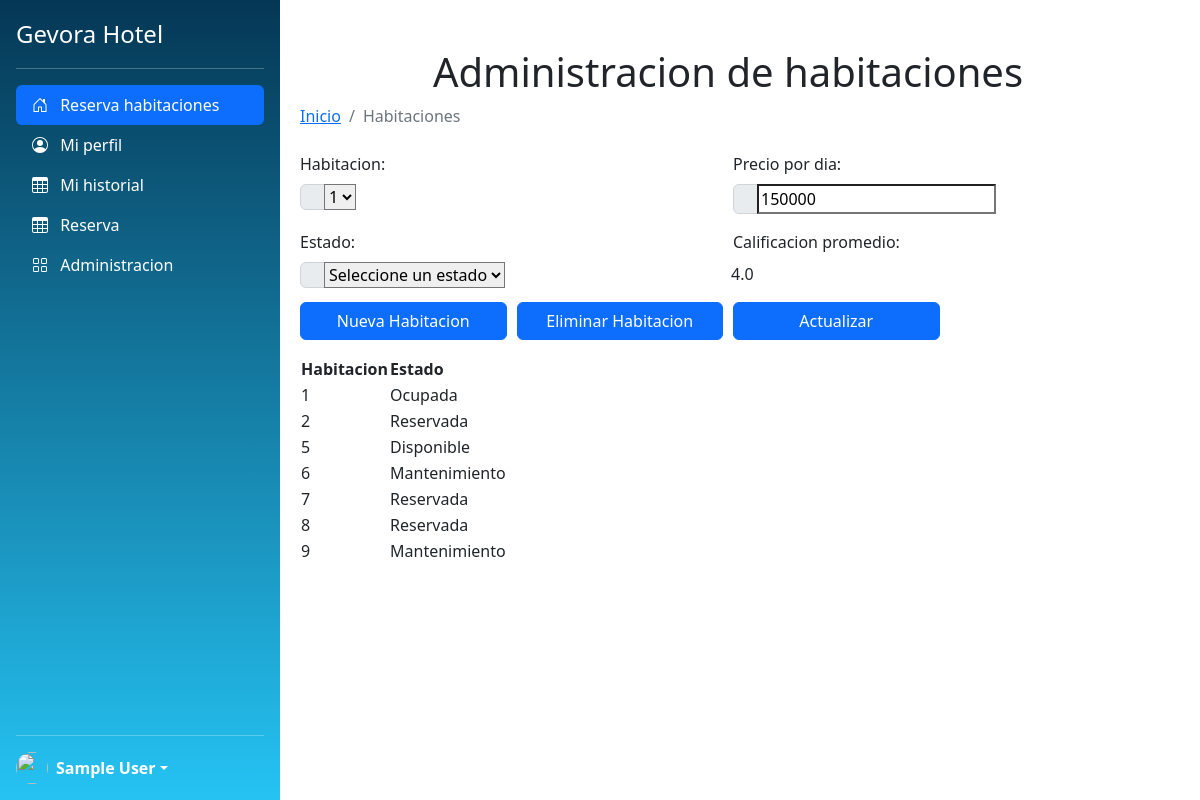
The app's page /admo_hab, older data.
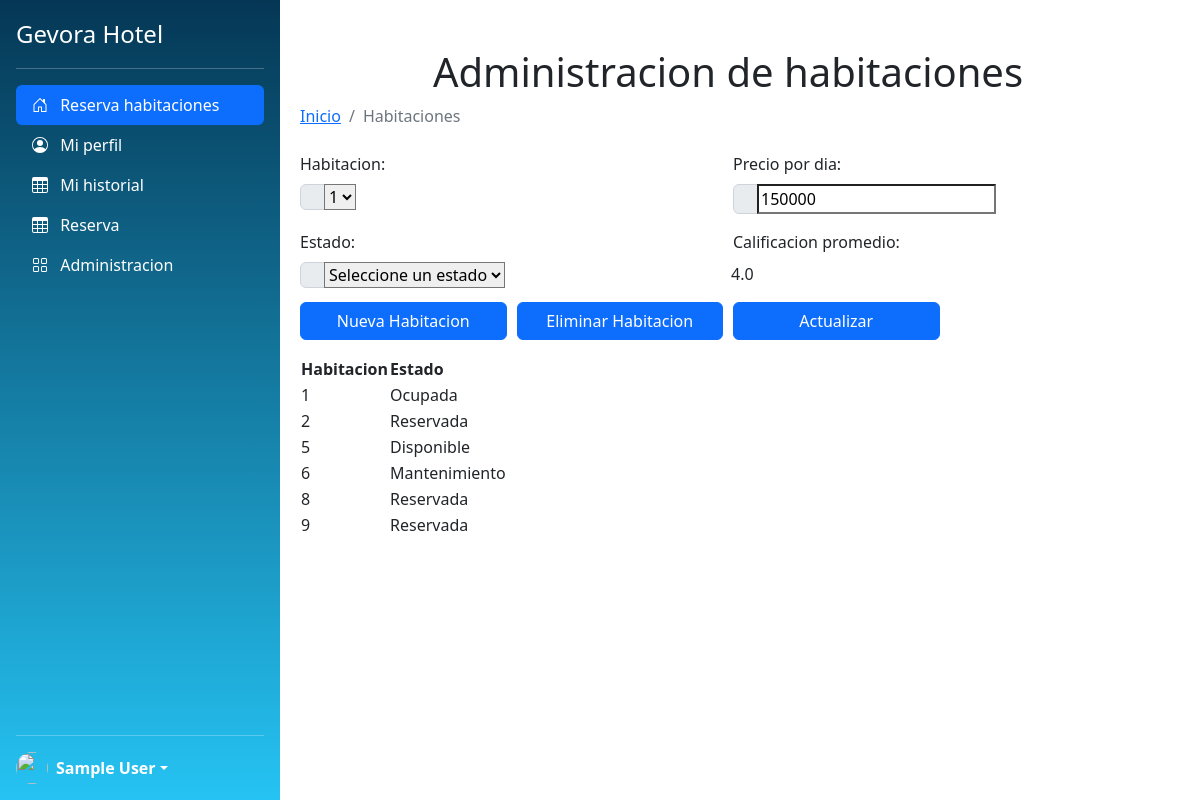
The same page, newer data.
### tables this page shows
CREATE TABLE Habitaciones (Id INTEGER UNIQUE PRIMARY KEY NOT NULL, Estado TEXT NOT NULL);

### app.py (the view)
@app.route('/admo_hab')
def admohab():
    lista = bd.sql_select_habitaciones()
    print(lista)
    return render_template('admo_hab.html',l_hab=lista, titulo="Ejemplo Hotel Gevora 2")

### app.py (called while the page is built)
@app.before_request
def before_request():
    if 'username' in session:
        g.user = 'cway@outlook.com'
    else:
        g.user = None
    if 'rol' in session:
        g.rol = 'Administrador'
    else:
        g.rol = None

### crudHabitacion.py (called while the page is built)
def sql_connection():
    try:
        con = sqlite3.connect('luna.db')
        return con
    except Error:
        print(Error)

def sql_select_habitaciones():
    strsql = "SELECT * FROM Habitaciones;"
    print(strsql)
    con = sql_connection()
    cursor_Obj = con.cursor()
    cursor_Obj.execute(strsql)
    habitaciones = cursor_Obj.fetchall()
    con.close()
    return habitaciones

### templates/admo_hab.html (shortened to what this page needs)
{% extends "base.html" %}
{% block principal %}
    <div class="container-fluid">
        <div class="row text-center justify-content-center align-items-center ">
          <h1 class="mt-5 text-align-center">Administracion de habitaciones</h1>
        </div>
        <ol class="breadcrumb mb-4">
            <li class="breadcrumb-item"><a href="/">Inicio</a></li>
            <li class="breadcrumb-item active">Habitaciones</li>
        </ol>
        <div class="card-body">
        <form action="ControlHabitacion" method="get">
            <div class="form-row">
            <div class="col-md-6 mb-2">
              <label>Habitacion:</label>
              <div class="input-group">
                <div class="input-group-prepend">
                    <span class="input-group-text"></span>
                </div>
                <select name="idHab">
                  {% for hab in l_hab %}
                      <option value= {{ hab[0] }}> {{ hab[0] }} </option>
                  {% endfor %}
                </select>
              </div>
            </div>
            <div class="col-md-6 mb-3">
              <label>Precio por dia:</label>
              <div class="input-group">
                <div class="input-group-prepend">
                  <span class="input-group-text"></span>
                </div>
                <input type="text" placeholder="" name="pre" value='150000' />
              </div>
            </div>
          </div>
          <div class="form-row">
            <div class="col-md-6 mb-2">
              <label>Estado:</label>
              <div class="input-group">
                <div class="input-group-prepend">
                  <span class="input-group-text"></span>
                </div>
                <select name="estado">
                  <option value="NS">Seleccione un estado</option>
                </select>
              </div>
            </div>
            <div class="col-md-6 mb-2">
              <label>Calificacion promedio:</label>
              <div class="input-group">
                <label>4.0</label>
              </div>
            </div>
          </div>
          <div class="form-row">
            <div class="col-md-3 md-3">
              <div class="input-group">
                <input type="submit" class="btn btn-primary btn-block" name="acc" value="Nueva Habitacion" />
              </div>
            </div>
            <div class="col-md-3 mb-3">
              <div class="input-group">
                <input type="submit" class="btn btn-primary btn-block" name="acc" value="Eliminar Habitacion" />
              </div>
            </div>
            <div class="col-md-3">
              <div class="input-group">
                <input type="submit" class="btn btn-primary btn-block" name="acc" value="Actualizar" />
              </div>
            </div>
          </div>
        </form>
      </div>
      <table id="tabla">
        <tbody>
            <tr>
                <th> Habitacion </th>
                <th> Estado </th>
            </tr>
            {% for hab in l_hab %}
            <tr>
                <td>{{ hab[0] }}</td>
                <td>{{ hab[1] }}</td>
            </tr>
            {% endfor %}
        </tbody>
      </table>
    </div>
{% endblock %}

### templates/base.html (shortened to what this page needs)
<!DOCTYPE html>
<html lang="en">
    <head>
    <link href="{{ url_for('static', filename='css/styles.css') }}" rel="stylesheet" />
    <link href="https://cdn.jsdelivr.net/npm/bootstrap@5.2.0/dist/css/bootstrap.min.css" rel="stylesheet">
</head>
<body>
        <main  class="d-flex flex-nowrap gap-2">
            <div class="d-flex flex-column flex-shrink-0 p-3 text-bg-dark gradient-navbar" style="width: 280px;">
                <a href="/" class="d-flex align-items-center mb-3 mb-md-0 me-md-auto text-white text-decoration-none">
                    <span class="fs-4">Gevora Hotel</span>
                </a>
                <hr>
                <ul class="nav nav-pills flex-column mb-auto text-white">
                    <li class="nav-item">
                        <a href="#" class="nav-link text-white active">
                            <svg class="bi pe-none me-2" width="16" height="16"><use xlink:href="#home"/></svg>
                            Reserva habitaciones
                        </a>
                    </li>
                    <li>
                        <a href="homeProfile" class="nav-link text-white">
                            <svg class="bi pe-none me-2" width="16" height="16"><use xlink:href="#people-circle"/></svg>
                            Mi perfil
                        </a>
                    </li>
                    <li>
                        <a href="historialReserva" class="nav-link text-white">
                            <svg class="bi pe-none me-2" width="16" height="16"><use xlink:href="#table"/></svg>
                            Mi historial
                        </a>
                    </li>
                    <li>
                        <a href="#" class="nav-link text-white">
                            <svg class="bi pe-none me-2" width="16" height="16"><use xlink:href="#table"/></svg>
                            Reserva
                        </a>
                    </li>
                    <li>
                        <a href="admo_hab" class="nav-link text-white">
                            <svg class="bi pe-none me-2" width="16" height="16"><use xlink:href="#grid"/></svg>
                            Administracion
                        </a>
                </ul>
                <hr>
                <div class="dropdown">
                    <a href="#" class="d-flex align-items-center text-white text-decoration-none dropdown-toggle" data-bs-toggle="dropdown" aria-expanded="false">
                        <img src="https://github.com/mdo.png" alt="" width="32" height="32" class="rounded-circle me-2">
                        <strong>Sample User</strong>
                    </a>
                </div>
            </div>
                {% block principal %}
                {% endblock %}
            <div class="b-example-vr"></div>
        </main>
</body>
</html>

### templates/base.html (style rules this page uses)
.gradient-navbar { background-image: linear-gradient(#053755, #25c3f3); }
.b-example-vr { flex-shrink: 0; width: 1.5rem; height: 100vh; }
.bi { vertical-align: -.125em; fill: currentColor; }

Row changes from the older to the newer data that the page shows:
removed Habitaciones: Id "7", Estado "Reservada"
changed Habitaciones id 9: Estado "Mantenimiento" → "Reservada"
